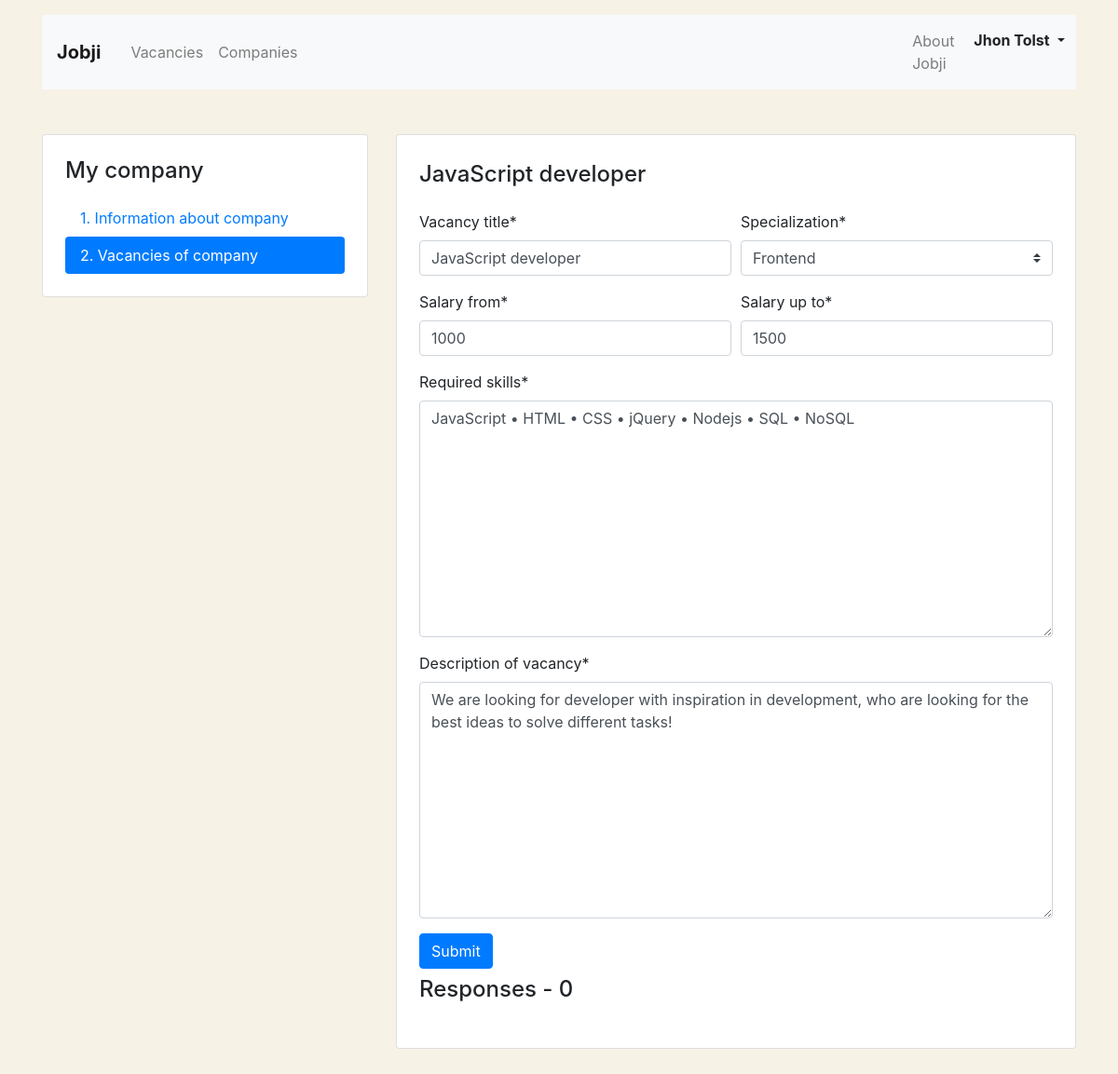
Page /mycompany/vacancies/6/ (signed in) on the committed database.
### app_vacancy/models.py (models this page shows, shortened)
class Vacancy(models.Model):
    title = models.CharField(max_length=29)
    specialty = models.ForeignKey(Specialty, on_delete=models.CASCADE, related_name='vacancies')
    company = models.ForeignKey(Company, on_delete=models.CASCADE, related_name='vacancies')
    skills = models.TextField()
    description = models.TextField()
    salary_min = models.PositiveIntegerField()
    salary_max = models.PositiveIntegerField()
    published_at = models.DateField(auto_now_add=True)

class Specialty(models.Model):
    code = models.CharField(max_length=10)
    title = models.CharField(max_length=12)
    picture = models.ImageField(upload_to=MEDIA_SPECIALITY_IMAGE_DIR)
    def __str__(self):
        return self.title

### app_vacancy/views/mycomp.py (the view, shortened to what this page needs)
# urls.py: path('vacancies/<int:mycomp_vac_id>/', MyCompanyOneVacancyView.as_view(), name='MyCompanyOneVacancyView'),
class MyCompanyOneVacancyView(LoginRequiredMixin, TestIfUserHasCompanyMixin, View):
    def get(self, request, mycomp_vac_id):
        vacancy = get_object_or_404(Vacancy.objects.select_related('specialty', 'company'), id=mycomp_vac_id)
        expected_request_company = request.user.company.id
        current_request_company = vacancy.company_id
        if current_request_company != expected_request_company:
            return redirect('MyCompanyVacanciesView')
        form = MyCompanyVacanciesCreateEditForm(instance=vacancy)
        applications = (
            vacancy.applications
            .filter(vacancy_id=mycomp_vac_id)
            .values('written_username', 'written_phone', 'written_cover_letter')
        )
        one_vacancy = {
            'form': form,
            'vacancy_title': vacancy.title,
            'applications': applications,
            'applications_length': len(applications),
        }
        return render(request, 'mycompany/mycompany_vacancy-edit.html', context=one_vacancy)

### app_vacancy/forms/mycomp.py
class MyCompanyVacanciesCreateEditForm(forms.ModelForm):
    class Meta:
        model = Vacancy
        exclude = ('company', 'published_at')
        labels = {
            'title': 'Vacancy title',
            'specialty': 'Specialization',
            'skills': 'Required skills',
            'description': 'Description of vacancy',
            'salary_min': 'Salary from',
            'salary_max': 'Salary up to',
        }
    def __init__(self, *args, **kwargs):
        super().__init__(*args, **kwargs)
        self.helper = FormHelper()
        self.helper.layout = Layout(
            Row(
                Column('title'),
                Column('specialty'),
            ),
            Row(
                Column('salary_min'),
                Column('salary_max'),
            ),
            Row(
                Column('skills'),
            ),
            Row(
                Column('description'),
            ),
            Row(
                Column(Submit('submit', 'Submit')),
            ),
        )

### app_vacancy/views/mycomp.py (called while the page is built)
    def test_func(self):
        try:
            if self.request.user.company:
                return True
        except ObjectDoesNotExist:
            return False

### templates/mycompany/mycompany_vacancy-edit.html (shortened to what this page needs)
{% extends 'mycompany/base_mycompany.html' %}
{% load crispy_forms_tags %}
{% block content %}
  <main class="container mt-3 pb-5">
    <div class="row mt-5">
      <div class="col-12 col-lg-4">
        <aside class="pt-3 pb-4 px-4 mb-5 card">
          <h1 class="h4 pt-2 pb-2">My company</h1>
          <div class="nav flex-column nav-pills">
            <a class="nav-link" href="{% url 'MyCompanyView' %}">1. Information about company</a>
            <a class="nav-link active" href="{% url 'MyCompanyVacanciesView' %}">2. Vacancies of company</a>
          </div>
        </aside>
      </div>
      <div class="col-12 col-lg-8">
        <div class="card">
          <div class="card-body px-4 pb-4 tab-content">
            <section>
              <h2 class="h4 pt-2 pb-3">{{ vacancy_title }}</h2>
              {% crispy form %}
              <h2 class="h4 pt-2 pb-3">Responses - {{ applications_length }}</h2>
            </section>
          </div>
        </div>
      </div>
    </div>
  </main>
{% endblock %}

### templates/mycompany/base_mycompany.html (shortened to what this page needs)
<!DOCTYPE html>
<html lang="ru">
<head>
  <link rel="stylesheet" href="https://stackpath.bootstrapcdn.com/bootstrap/4.3.1/css/bootstrap.min.css">
</head>
<body>
  <header class="container mt-3">
    <nav class="navbar navbar-expand-lg navbar-light bg-light">
      <a class="navbar-brand mr-4 font-weight-bold" href="{% url 'MainView' %}">Jobji</a>
      <div class="collapse navbar-collapse justify-content-between" id="navbarNav">
        <ul class="navbar-nav col-10">
          <li class="nav-item">
            <a class="nav-link" href="{% url 'AllVacanciesView' %}">Vacancies</a>
          </li>
          <li class="nav-item">
            <a class="nav-link" href="{% url 'AllCompaniesView' %}">Companies</a>
          </li>
        </ul>
        <ul class="navbar-nav justify-content-end">
          <li class="nav-item">
            <a class="nav-link" href="{% url 'AboutView' %}">About Jobji</a>
          </li>
          <li class="nav-item active">
            <div class="btn-group">
              <button type="button" class="btn dropdown-toggle font-weight-bold" data-toggle="dropdown" aria-haspopup="true" aria-expanded="false">
                {{ request.user.first_name }} {{ request.user.last_name }}
              </button>
            </div>
          </li>
        </ul>
      </div>
    </nav>
  </header>
{% block content %}
{% endblock %}
</body>
</html>

### templates/mycompany/base_mycompany.html (style rules this page uses)
body { background-color: #F6F2E6; }

### rows in the picture
Vacancy: title "JavaScript developer", specialty "Frontend", salary_min "1000", salary_max "1500", skills "JavaScript • HTML • CSS • jQuery • Nodejs • SQL • NoSQL", description "We are looking for developer with inspiration in development, who are looking for the best ideas to solve different tasks!"

### other values in the picture
{{ request.user.first_name }} "Jhon"
{{ request.user.last_name }} "Tolst"
{{ applications_length }} "0"
